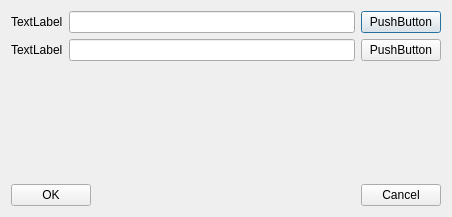
<?xml version="1.0" encoding="UTF-8"?>
<ui version="4.0">
 <class>Dialog</class>
 <widget class="QDialog" name="Dialog">
  <property name="geometry">
   <rect>
    <x>0</x>
    <y>0</y>
    <width>452</width>
    <height>217</height>
   </rect>
  </property>
  <property name="windowTitle">
   <string>Dialog</string>
  </property>
  <layout class="QVBoxLayout" name="verticalLayout">
   <item>
    <layout class="QGridLayout" name="gridLayout">
     <item row="0" column="0">
      <widget class="QLabel" name="label">
       <property name="text">
        <string>TextLabel</string>
       </property>
      </widget>
     </item>
     <item row="0" column="1">
      <widget class="QLineEdit" name="lineEdit"/>
     </item>
     <item row="0" column="2">
      <widget class="QPushButton" name="pushButton">
       <property name="text">
        <string>PushButton</string>
       </property>
      </widget>
     </item>
     <item row="1" column="0">
      <widget class="QLabel" name="label_2">
       <property name="text">
        <string>TextLabel</string>
       </property>
      </widget>
     </item>
     <item row="1" column="1">
      <widget class="QLineEdit" name="lineEdit_2"/>
     </item>
     <item row="1" column="2">
      <widget class="QPushButton" name="pushButton_2">
       <property name="text">
        <string>PushButton</string>
       </property>
      </widget>
     </item>
    </layout>
   </item>
   <item>
    <spacer name="verticalSpacer">
     <property name="orientation">
      <enum>Qt::Vertical</enum>
     </property>
     <property name="sizeHint" stdset="0">
      <size>
       <width>20</width>
       <height>40</height>
      </size>
     </property>
    </spacer>
   </item>
   <item>
    <layout class="QHBoxLayout" name="horizontalLayout">
     <item>
      <widget class="QPushButton" name="pushButton_4">
       <property name="text">
        <string>OK</string>
       </property>
      </widget>
     </item>
     <item>
      <spacer name="horizontalSpacer">
       <property name="orientation">
        <enum>Qt::Horizontal</enum>
       </property>
       <property name="sizeHint" stdset="0">
        <size>
         <width>40</width>
         <height>20</height>
        </size>
       </property>
      </spacer>
     </item>
     <item>
      <widget class="QPushButton" name="pushButton_3">
       <property name="text">
        <string>Cancel</string>
       </property>
      </widget>
     </item>
    </layout>
   </item>
  </layout>
 </widget>
 <resources/>
 <connections/>
</ui>
